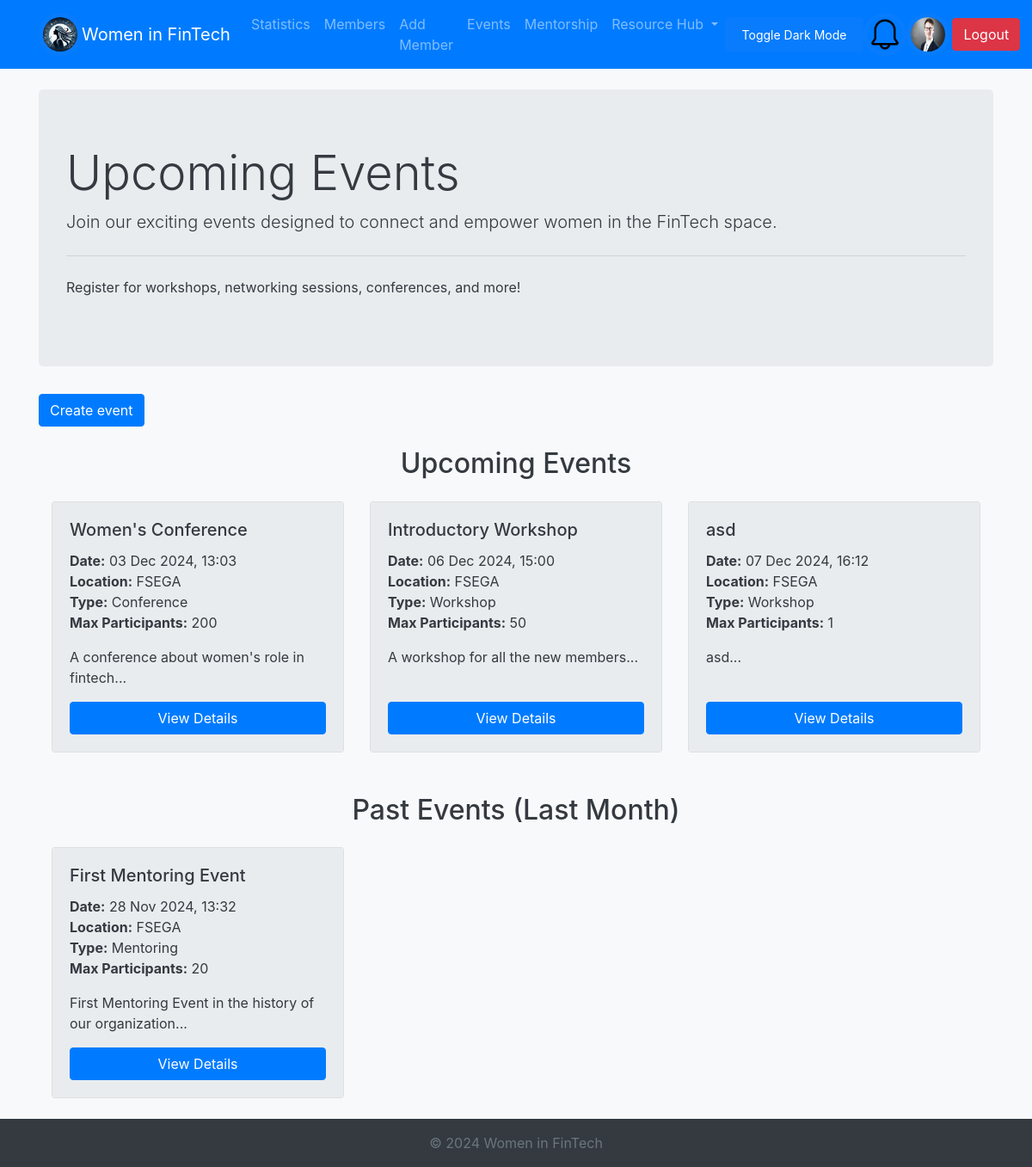
/events.php (signed in), run on the app's committed database.
### tables this page shows
CREATE TABLE `members` (
  `id` int(11) NOT NULL,
  `first_name` varchar(50) NOT NULL,
  `last_name` varchar(50) NOT NULL,
  `email` varchar(100) NOT NULL,
  `profession` varchar(100) DEFAULT '-',
  `company` varchar(100) DEFAULT '-',
  `expertise` text DEFAULT NULL,
  `linkedin_profile` varchar(255) DEFAULT NULL,
  `pfp` varchar(500) NOT NULL DEFAULT 'resources/default_profile_pic.jpg',
  `status` enum('admin','member','mentor') DEFAULT 'member',
  `created_at` timestamp NOT NULL DEFAULT current_timestamp(),
  `password` varchar(200) NOT NULL DEFAULT 'parola'
);

CREATE TABLE `events` (
  `id` int(11) NOT NULL,
  `title` varchar(255) NOT NULL,
  `description` text DEFAULT NULL,
  `event_date` datetime NOT NULL,
  `location` varchar(255) DEFAULT NULL,
  `event_type` enum('workshop','mentoring','networking','conference') DEFAULT NULL,
  `max_participants` int(11) DEFAULT NULL,
  `created_by` int(11) DEFAULT NULL,
  `created_at` timestamp NOT NULL DEFAULT current_timestamp()
);

### events.php (the view)
<?php
include_once "includes/header.php";
$query_upcoming = "SELECT id, title, description, event_date, location, event_type, max_participants FROM events WHERE event_date >= NOW() ORDER BY event_date ASC";
$stmt_upcoming = $db->prepare($query_upcoming);
$stmt_upcoming->execute();
$events_upcoming = $stmt_upcoming->fetchAll(PDO::FETCH_ASSOC);
$query_past = "SELECT id, title, description, event_date, location, event_type, max_participants FROM events WHERE event_date < NOW() AND event_date >= DATE_SUB(NOW(), INTERVAL 1 MONTH) ORDER BY event_date DESC";
$stmt_past = $db->prepare($query_past);
$stmt_past->execute();
$events_past = $stmt_past->fetchAll(PDO::FETCH_ASSOC);
?>
<div class="jumbotron">
    <h1 class="display-4">Upcoming Events</h1>
    <p class="lead">Join our exciting events designed to connect and empower women in the FinTech space.</p>
    <hr class="my-4">
    <p>Register for workshops, networking sessions, conferences, and more!</p>
</div>
<?php if ($_SESSION['user']['status'] === 'admin'): ?>
    <a href="create_event.php" class="btn btn-primary">Create event</a>
<?php endif; ?>
<div class="container mt-4">
    <h2 class="text-center mb-4">Upcoming Events</h2>
    <?php if (!empty($events_upcoming)): ?>
        <div class="row">
            <?php foreach ($events_upcoming as $event): ?>
                <div class="col-md-4 mb-4">
                    <div class="card h-100 d-flex flex-column">
                        <div class="card-body d-flex flex-column">
                            <h5 class="card-title"><?php echo htmlspecialchars($event['title']); ?></h5>
                            <p class="card-text">
                                <strong>Date:</strong> <?php echo date('d M Y, H:i', strtotime($event['event_date'])); ?><br>
                                <strong>Location:</strong> <?php echo htmlspecialchars($event['location']); ?><br>
                                <strong>Type:</strong> <?php echo ucfirst($event['event_type']); ?><br>
                                <strong>Max Participants:</strong> <?php echo $event['max_participants']; ?>
                            </p>
                            <p class="card-text">
                                <?php echo nl2br(htmlspecialchars(substr($event['description'], 0, 100))); ?>...
                            </p>
                            <div class="mt-auto">
                                <a href="event_details.php?id=<?php echo $event['id']; ?>" class="btn btn-primary btn-block">View Details</a>
                            </div>
                        </div>
                    </div>
                </div>
            <?php endforeach; ?>
        </div>
    <?php else: ?>
        <p class="text-center">No upcoming events at the moment. Please check back later.</p>
    <?php endif; ?>
</div>
<div class="container mt-4">
    <h2 class="text-center mb-4">Past Events (Last Month)</h2>
    <?php if (!empty($events_past)): ?>
        <div class="row">
            <?php foreach ($events_past as $event): ?>
                <div class="col-md-4 mb-4">
                    <div class="card h-100 d-flex flex-column">
                        <div class="card-body d-flex flex-column">
                            <h5 class="card-title"><?php echo htmlspecialchars($event['title']); ?></h5>
                            <p class="card-text">
                                <strong>Date:</strong> <?php echo date('d M Y, H:i', strtotime($event['event_date'])); ?><br>
                                <strong>Location:</strong> <?php echo htmlspecialchars($event['location']); ?><br>
                                <strong>Type:</strong> <?php echo ucfirst($event['event_type']); ?><br>
                                <strong>Max Participants:</strong> <?php echo $event['max_participants']; ?>
                            </p>
                            <p class="card-text">
                                <?php echo nl2br(htmlspecialchars(substr($event['description'], 0, 100))); ?>...
                            </p>
                            <div class="mt-auto">
                                <a href="event_details.php?id=<?php echo $event['id']; ?>" class="btn btn-primary btn-block">View Details</a>
                            </div>
                        </div>
                    </div>
                </div>
            <?php endforeach; ?>
        </div>
    <?php else: ?>
        <p class="text-center">No past events in the last month. Please check back later.</p>
    <?php endif; ?>
</div>
<?php
include_once "includes/footer.php";
?>

### includes/header.php (shortened to what this page needs)
<?php
$database = new Database();
$db = $database->getConnection();
if(isset($_SESSION['user'])){
    $userId = $_SESSION['user']['id'];
    $query = "SELECT pfp FROM members WHERE id = :id";
    $stmt = $db->prepare($query);
    $stmt->bindParam(':id', $userId, PDO::PARAM_INT);
    $stmt->execute();
    $user = $stmt->fetch(PDO::FETCH_ASSOC);
$profilePic = $user['pfp'] ?? 'resources/default_profile_pic.jpg';
} else {
    $profilePic = 'resources/default_profile_pic.jpg';
}
?>
<!DOCTYPE html>
<html lang="ro">
<head>
    <link rel="stylesheet"
          href="https://stackpath.bootstrapcdn.com/bootstrap/4.5.2/css/bootstrap.min.css">
    <link rel="stylesheet" href="css/style.css">
</head>
<body class="bg-light">
<nav class="navbar navbar-expand-lg navbar-dark bg-primary">
    <div class="container">
        <img class="logo" src="logo.png" style="width: 50px; height: auto; border-radius: 50%; border: 5px solid #087cfc;">
        <a class="navbar-brand" href="<?php echo isset($_SESSION['user']) ? 'dashboard.php' : 'index.php'; ?>">Women in FinTech</a>
        <div class="collapse navbar-collapse" id="navbarNav">
            <ul class="navbar-nav">
                <?php if (isset($_SESSION['user'])): ?>
                    <?php if ($_SESSION['user']['status'] === 'admin' || $_SESSION['user']['status'] === 'mentor'): ?>
                        <li class="nav-item">
                            <a class="nav-link" href="statistics.php">Statistics</a>
                        </li>
                    <?php endif; ?>
                    <?php if ($_SESSION['user']['status'] === 'admin'): ?>
                        <li class="nav-item">
                            <a class="nav-link" href="members.php">Members</a>
                        </li>
                        <li class="nav-item">
                            <a class="nav-link" href="add_member.php">Add Member</a>
                        </li>
                    <?php endif; ?>
                    <li class="nav-item">
                        <a class="nav-link" href="events.php">Events</a>
                    </li>
                    <li class="nav-item">
                        <a class="nav-link" href="mentorship.php">Mentorship</a>
                    </li>
                    <li class="nav-item dropdown">
                        <a class="nav-link dropdown-toggle" href="#" id="resourceHubDropdown" role="button" data-toggle="dropdown" aria-haspopup="true" aria-expanded="false">
                            Resource Hub
                        </a>
                    </li>
                <?php endif; ?>
            </ul>
        </div>
        <input onclick="darkMode()" id="darkButton" class="btn btn-primary" type="button" value="Toggle Dark Mode">
        <?php if (isset($_SESSION['user'])): ?>
        <div class="dropdown">
            <img class="pfp dropdown-toggle" id="notificationBell" data-toggle="dropdown" aria-haspopup="true" aria-expanded="false"
                 src="resources/bell.png" style="width: 50px; height: 50px; border-radius: 50%; border: 5px solid #087cfc; cursor: pointer;">
        </div>
        <?php endif; ?>
        <?php if (isset($_SESSION['user'])): ?>
        <a href="edit_profile.php" style="padding-right: 3px">
            <img class="pfp" src="<?php echo htmlspecialchars($profilePic); ?>" style="width: 50px; height: 50px; border-radius: 50%; border: 5px solid #087cfc;">
        </a>
        <?php endif; ?>
        <div class="ml-auto">
            <?php if (isset($_SESSION['user'])): ?>
                <a href="logout.php" class="btn btn-danger">Logout</a>
            <?php else: ?>
                <a href="login.php" class="btn btn-success">Login</a>
            <?php endif; ?>
    </div>
</nav>
<div class="container mt-4">

### css/style.css (style rules this page uses)
body { min-height: 100vh; display: flex; flex-direction: column; }
.card-body { background-color: #e9ecef; }
.logo { border-radius: 50%; }
#darkButton { float: right; background-color: #087cfc; color: white; border: none; padding: 10px 20px; border-radius: 5px; cursor: pointer; font-size: 14px; }

### data on the page
members: pfp (picture)
events: title "Women's Conference", event_date "03 Dec 2024, 13:03", location "FSEGA", event_type "Conference", max_participants "200", description "A conference about women's role in fintech"
events: title "Introductory Workshop", event_date "06 Dec 2024, 15:00", location "FSEGA", event_type "Workshop", max_participants "50", description "A workshop for all the new members"
events: title "asd", event_date "07 Dec 2024, 16:12", location "FSEGA", event_type "Workshop", max_participants "1", description "asd"
events: title "First Mentoring Event", event_date "28 Nov 2024, 13:32", location "FSEGA", event_type "Mentoring", max_participants "20", description "First Mentoring Event in the history of our organization"
